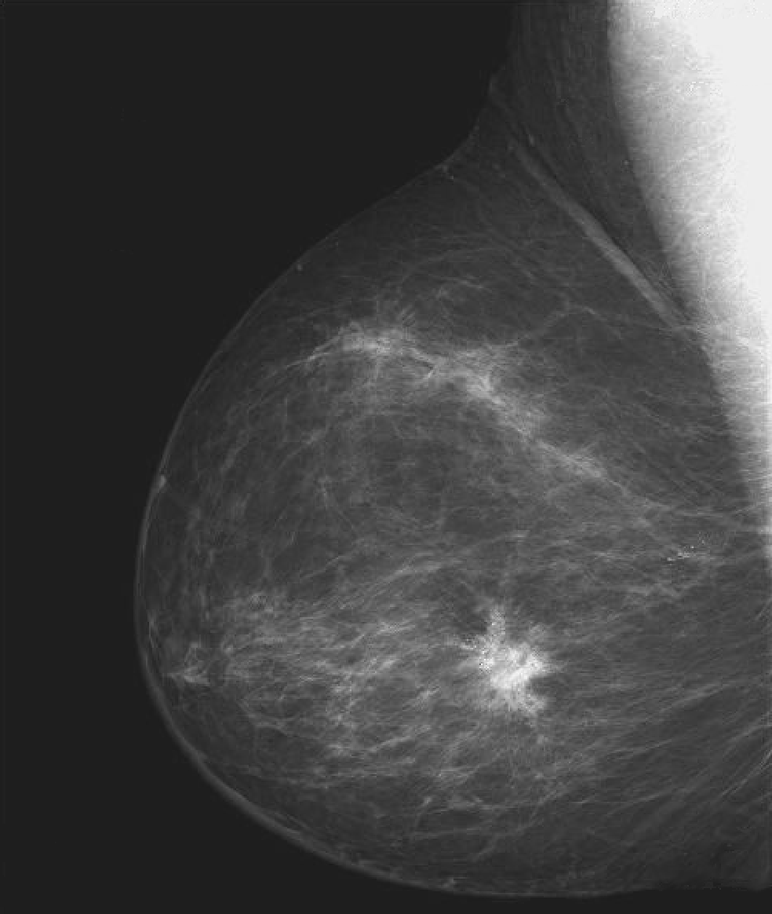
#> input picture assets/breast_mammogram.tif, 772 x 914 px, shrunk from 984 x 1164 before the run
$ python high_pass_filter.py   (older library calls are emulated)
#> lines starting #> are read from the running program, lines starting #| are printed output that depends on the picture
#> further down, image is the input picture: shape (914, 772); min 18, max 255, mean 66.6
### libraries.py
import cv2
import numpy as np
import os
import matplotlib.pyplot as plt
import scipy as sp


def correlation_filter_with_padding(img, filter):
    """
    Uses Spatial correlation function to perform filter using the mask
    This works best with the filter size with odd dimensions eg {(3*3), (5,5)}
    """
    filter_height, filter_width = filter.shape
    f_row = filter_height // 2
    f_col = filter_width // 2
    height, width = img.shape
#> height = 914; width = 772
    corr_img = np.zeros(shape=(height + f_row * 2, width + f_col * 2))
    corr_img[f_row:height + f_row, f_col:width + f_col] = img  # Zero padded Image(Boundary filled with zeros)
    img_copy = np.empty(shape=img.shape)
    for i in range(0, height):
        for j in range(0, width):
            snap = corr_img[i: i + filter_height, j: j + filter_width]
            img_copy[i, j] = np.sum(snap * filter)
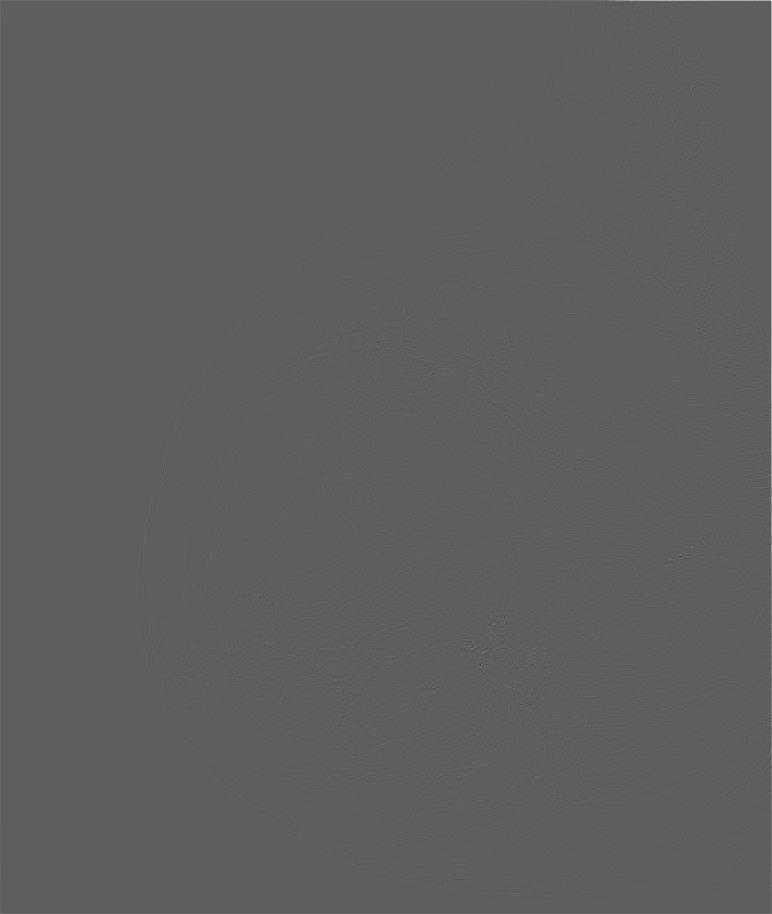
#> img_copy: shape (914, 772) float64; min -282, max 476, mean 0.4; drawn with min black and max white
    return img_copy


# [80 lines left out: functions median_filter, correlation_with_no_padding, median_filter_with_no_padding, filter_image_in_frequency, ideal_freq_low_pass_filter, not called in this run]


def ideal_freq_high_pass_filter(size, cutoff_freq):
    ideal_hp_filter = 1 - ideal_freq_low_pass_filter(size, cutoff_freq)
    return ideal_hp_filter


# [5 lines left out: function gaussian_low_pass_filter, not called in this run]


def gaussian_high_pass_filter(size, cutoff_freq):
    gauss_hp_filter = 1 - gaussian_low_pass_filter(size, cutoff_freq)
    return gauss_hp_filter


# [9 lines left out: function butterworth_low_pass_filter, not called in this run]


def butterworth_high_pass_filter(size, cutoff_freq, order):
    butterworth_lp_filter = 1 - butterworth_low_pass_filter(size, cutoff_freq, order)
    return butterworth_lp_filter

### lecture4/high_pass_filter.py
from libraries import *

breast_mammogram = os.path.join(os.path.dirname(__file__), "../assets/breast_mammogram.tif")
image = cv2.imread(breast_mammogram, 0)

cv2.imshow("Original", image)

high_pass_filter = np.array([[0, -1, 0], [-1, 4, -1], [0, -1, 0]])
high_pass_filtered_image = correlation_filter_with_padding(image, high_pass_filter)

cv2.imshow("High pass filtered image", high_pass_filtered_image)
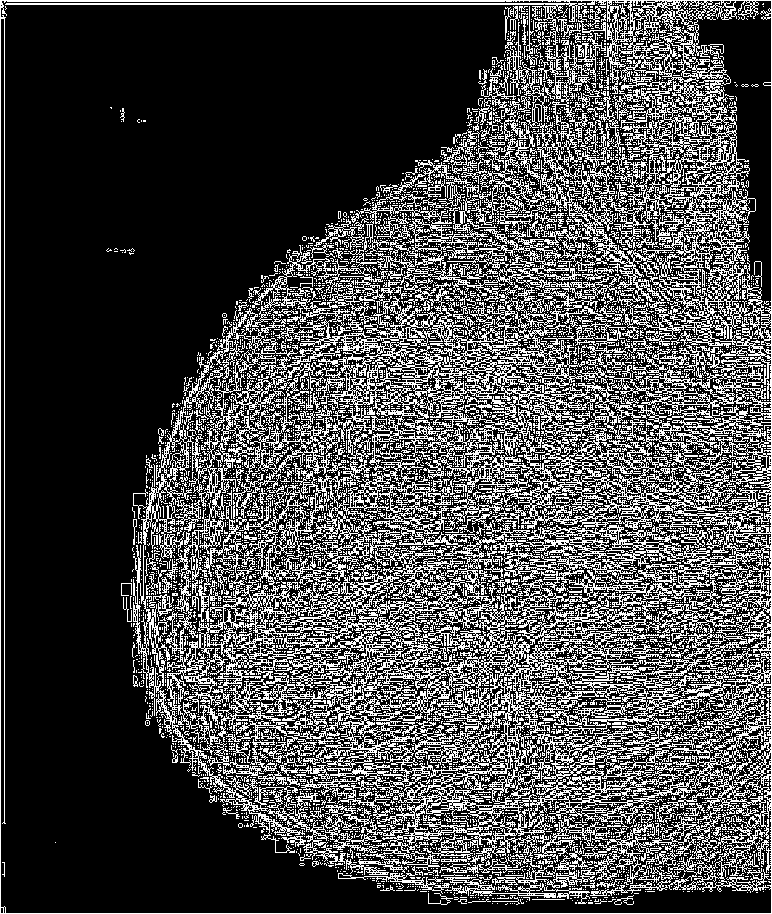
#> window 'High pass filtered image': shape (914, 772); 28.7% white in thin lines or dots

cv2.waitKey(0)
cv2.destroyAllWindows()

$ run again, with assets/forest.tif copied over assets/breast_mammogram.tif
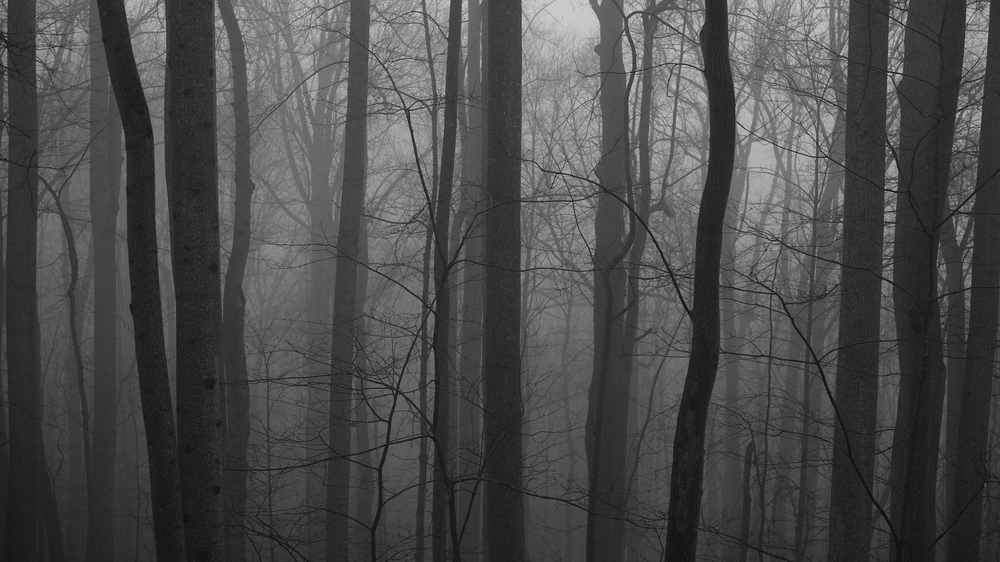
#> input picture assets/forest.tif, 1000 x 562 px, shrunk from 2048 x 1152 before the run
#> image is the input picture: shape (562, 1000); min 13, max 210, mean 74.7
#> after the loop in correlation_filter_with_padding, `for i in range(0, height):`:
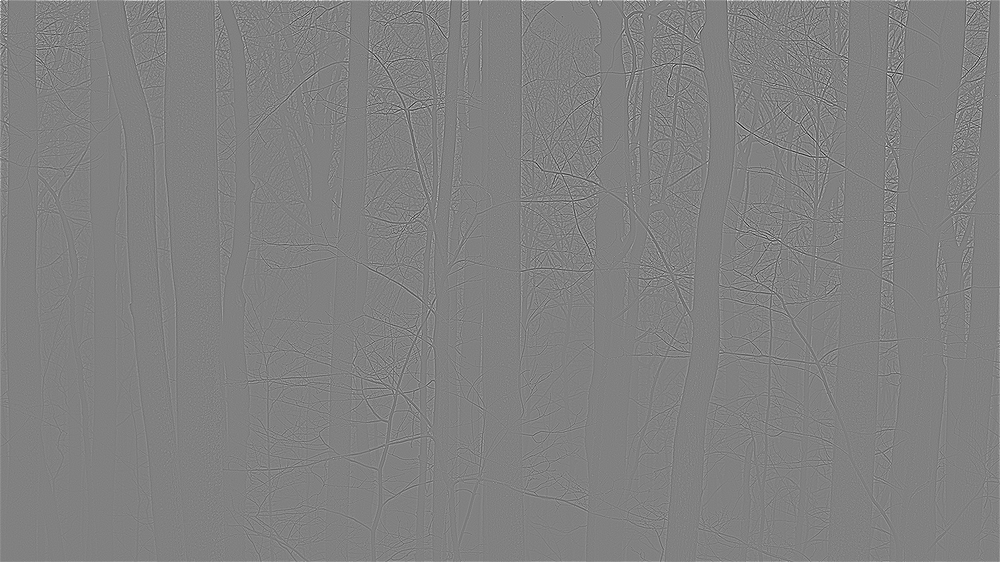
#> img_copy: shape (562, 1000) float64; min -349, max 339, mean 0.4; drawn with min black and max white
#> `cv2.imshow("High pass filtered image", high_pass_filtered_image)`:
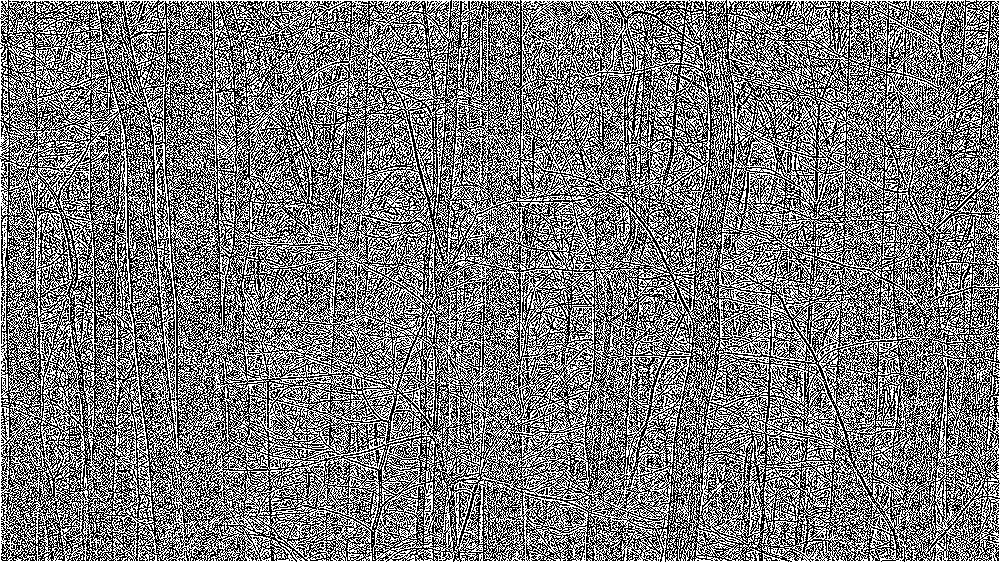
#> window 'High pass filtered image': shape (562, 1000); 47.9% white in thin lines or dots
